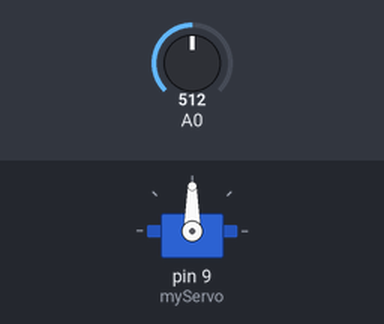
A sketch run on a simulated Arduino Uno, built with avr-gcc and run on an emulated ATmega328P. On the bench: servo. The test bench sets the inputs (shaded band); at power-on: A0 = 512. What the sketch prints to the serial monitor is not drawn.

Above: at 0.1 s.
At 5.1 s:
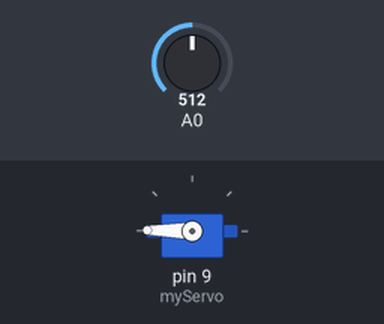
Timing chart, 0 to 6.6 s (numbered marks = the images above):
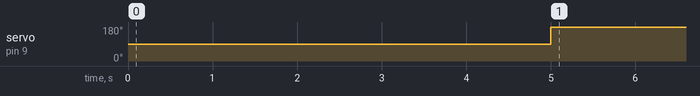

Measured:
- by itself, servo on pin 9 (myServo): 90° → 179° at 5.0 s

The sketch:

Project5-part2.ino
```cpp
#include <Servo.h>

Servo myServo;

int potVal;
int angle;

int sensorValue;
int sensorLow = 1023;
int sensorHigh = 0;


void setup() {
  // put your setup code here, to run once:
  myServo.attach(9);

  Serial.begin(9600);


  while(millis() < 5000){
    sensorValue = analogRead(A0);
    if(sensorValue >= 90){
      sensorHigh = 0;
    }
//    if(sensorValue < sensorLow){
//      sensorLow = sensorValue;
//    }
  }

}

void loop() {
  // put your main code here, to run repeatedly:
  sensorValue = analogRead(A0);

  potVal = analogRead(sensorValue);
  Serial.print("potVa: ");
  Serial.print(potVal);

  if (potVal > 1005) {
    angle = 1;

    Serial.print(", angle: ");
    Serial.println(angle);

    myServo.write(angle);
  }
  else{
    angle = 179;
//    angle = map(potVal, 0, 1023, 0, 179);
    Serial.print(", angle: ");
    Serial.println(angle);

    myServo.write(angle);
  }


//  delay(10);
}
```
